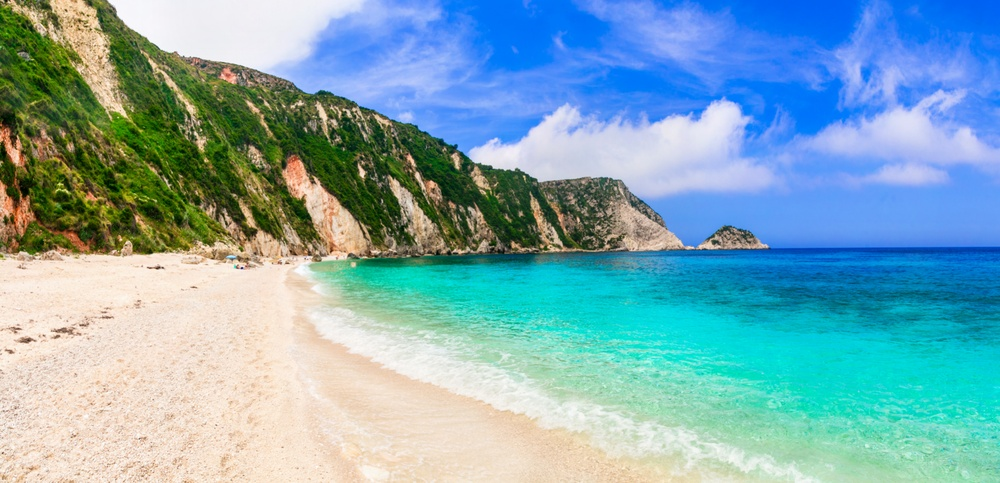
#> input picture plaza.jpg, 1000 x 483 px, shrunk from 1824 x 881 before the run
$ python zadanie3.py
#> lines starting #> are read from the running program, lines starting #| are printed output that depends on the picture
import cv2
import numpy as np

image = cv2.imread("plaza.jpg")
#> image is the input picture: shape (483, 1000, 3); mean B, G, R 180.9, 170.3, 126.1

height, width = image.shape[:2]
#> height = 483; width = 1000

M = np.float32([
    [1, 0, width//2],
    [0, 1, height//2]
])
#> M = [[1, 0, 500], [0, 1, 241]]

shifted = cv2.warpAffine(image, M, (width,height))
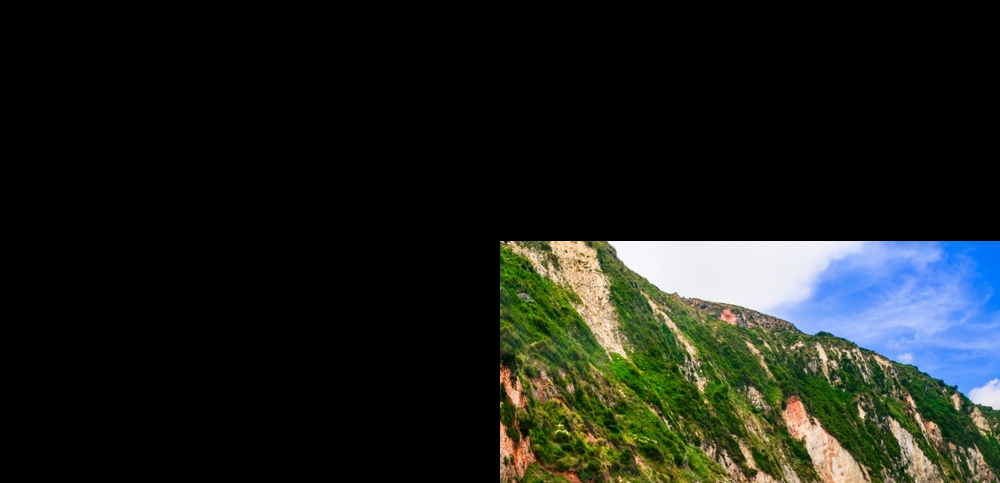
#> shifted: shape (483, 1000, 3); mean B, G, R 26.9, 31.5, 27.5
cv2.imshow("Shifted", shifted)
cv2.waitKey()
cv2.destroyAllWindows()

$ run again, with zdjecie.jpg copied over plaza.jpg
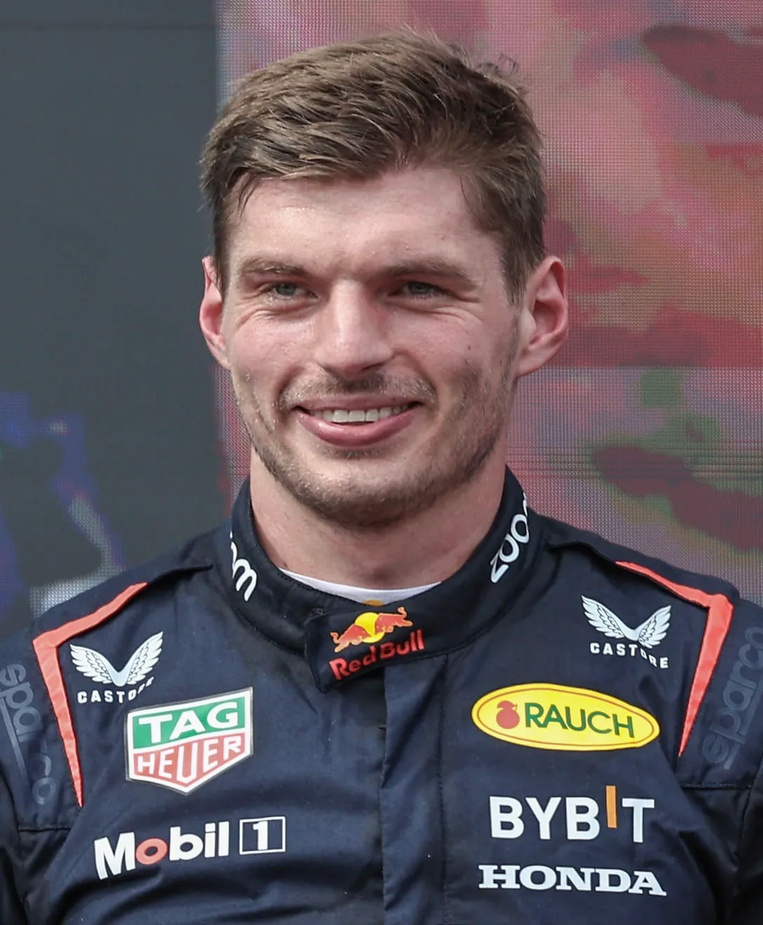
#> input picture zdjecie.jpg, 763 x 925 px, shrunk from 1088 x 1318 before the run
#> image is the input picture: shape (925, 763, 3); mean B, G, R 93.4, 88, 99.6
#> `shifted = cv2.warpAffine(image, M, (width,height))`:
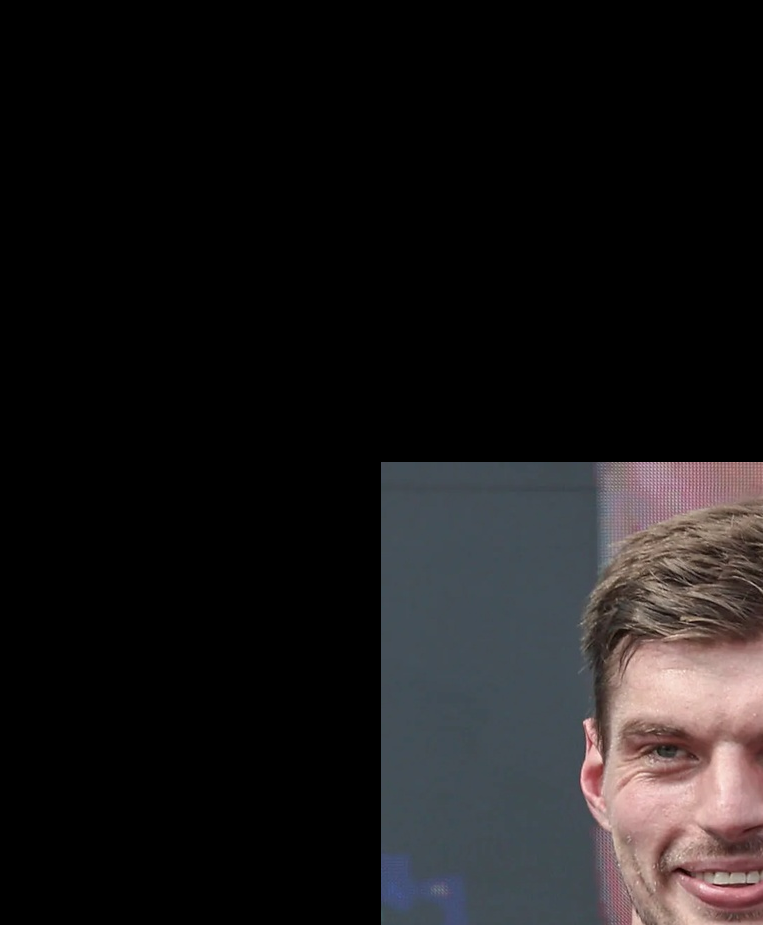
#> shifted: shape (925, 763, 3); mean B, G, R 24.8, 24.1, 26.2
